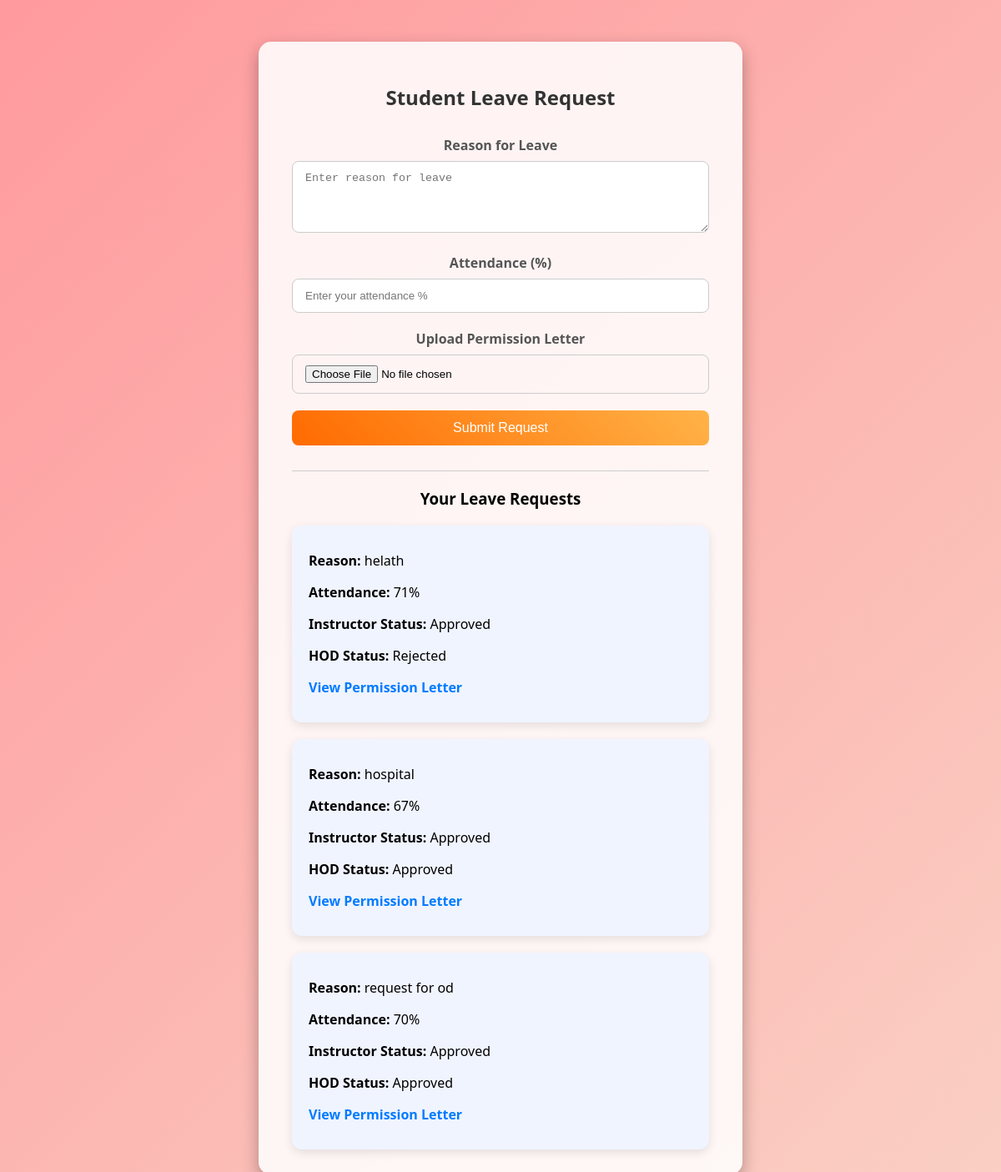
The page /student (signed in) on the database its author committed.
### tables this page shows
CREATE TABLE leave_requests (
    id INTEGER PRIMARY KEY AUTOINCREMENT,
    student TEXT,
    reason TEXT,
    file TEXT,
    attendance INTEGER,
    instructor_status TEXT,
    hod_status TEXT
);

### app.py (the view, shortened to what this page needs)
@app.route("/student", methods=["GET", "POST"])
def student():
    if session.get("role") != "student":
        return redirect("/")
    con = db()
    cur = con.cursor()
    cur.execute("SELECT * FROM leave_requests WHERE student=?", (session["user"],))
    data = cur.fetchall()
    con.close()
    return render_template("student_dashboard.html", data=data)

### app.py (called while the page is built)
def db():
    return sqlite3.connect("database.db")

### templates/student_dashboard.html (shortened to what this page needs)
<!DOCTYPE html>
<html>
<head>
</head>
<body>
<div class="dashboard-container">
<h2>Student Leave Request</h2>
<form method="post" enctype="multipart/form-data">
<label>Reason for Leave</label><br>
<textarea name="reason" rows="4" placeholder="Enter reason for leave" required></textarea><br>
<label>Attendance (%)</label><br>
<input type="number" name="attendance" min="0" max="100" placeholder="Enter your attendance %" required><br>
<label>Upload Permission Letter</label><br>
<input type="file" name="file" required><br>
<button type="submit">Submit Request</button>
</form>
<hr>
<h3>Your Leave Requests</h3>
{% if data %}
  {% for r in data %}
  <div class="request-card">
    <p><strong>Reason:</strong> {{ r[2] }}</p>
    <p><strong>Attendance:</strong> {{ r[4] }}%</p>
    <p><strong>Instructor Status:</strong> {{ r[5] }}</p>
    <p><strong>HOD Status:</strong> {{ r[6] }}</p>
    <p><a href="/uploads/permissions/{{ r[3] }}" target="_blank">View Permission Letter</a></p>
  </div>
  {% endfor %}
{% else %}
<p>No leave requests submitted yet.</p>
{% endif %}
</div>
</body>
</html>

### templates/student_dashboard.html (style rules this page uses)
:root { --bg-gradient: linear-gradient(135deg, #ff9a9e, #fad0c4); }
body { margin: 0; padding: 0; font-family: 'Segoe UI', Tahoma, Geneva, Verdana, sans-serif; min-height: 100vh; display: flex; justify-content: center; align-items: flex-start; background: var(--bg-gradient); padding: 50px 0; }
.dashboard-container { background: #ffffffdd; padding: 30px 40px; border-radius: 15px; box-shadow: 0 8px 20px rgba(0,0,0,0.3); width: 500px; text-align: center; }
h2 { color: #333; margin-bottom: 30px; }
form label { font-weight: bold; color: #555; }
textarea, input[type="file"], input[type="number"] { width: 100%; padding: 12px 15px; margin: 8px 0 20px 0; border: 1px solid #ccc; border-radius: 8px; box-sizing: border-box; }
button { width: 100%; padding: 12px; border: none; border-radius: 8px; background: linear-gradient(45deg, #ff6a00, #ffb347); color: white; font-size: 16px; cursor: pointer; transition: all 0.3s ease; }
.request-card { background: #f0f4ff; padding: 15px 20px; margin-top: 20px; border-radius: 12px; box-shadow: 0 4px 12px rgba(0,0,0,0.1); text-align: left; }
.request-card a { color: #007BFF; font-weight: bold; text-decoration: none; }
hr { margin: 30px 0 20px 0; border: 0; height: 1px; background: #ccc; }

### rows shown on the page
leave_requests: reason "helath", attendance "71", instructor_status "Approved", hod_status "Rejected"
leave_requests: reason "hospital", attendance "67", instructor_status "Approved", hod_status "Approved"
leave_requests: reason "request for od", attendance "70", instructor_status "Approved", hod_status "Approved"
